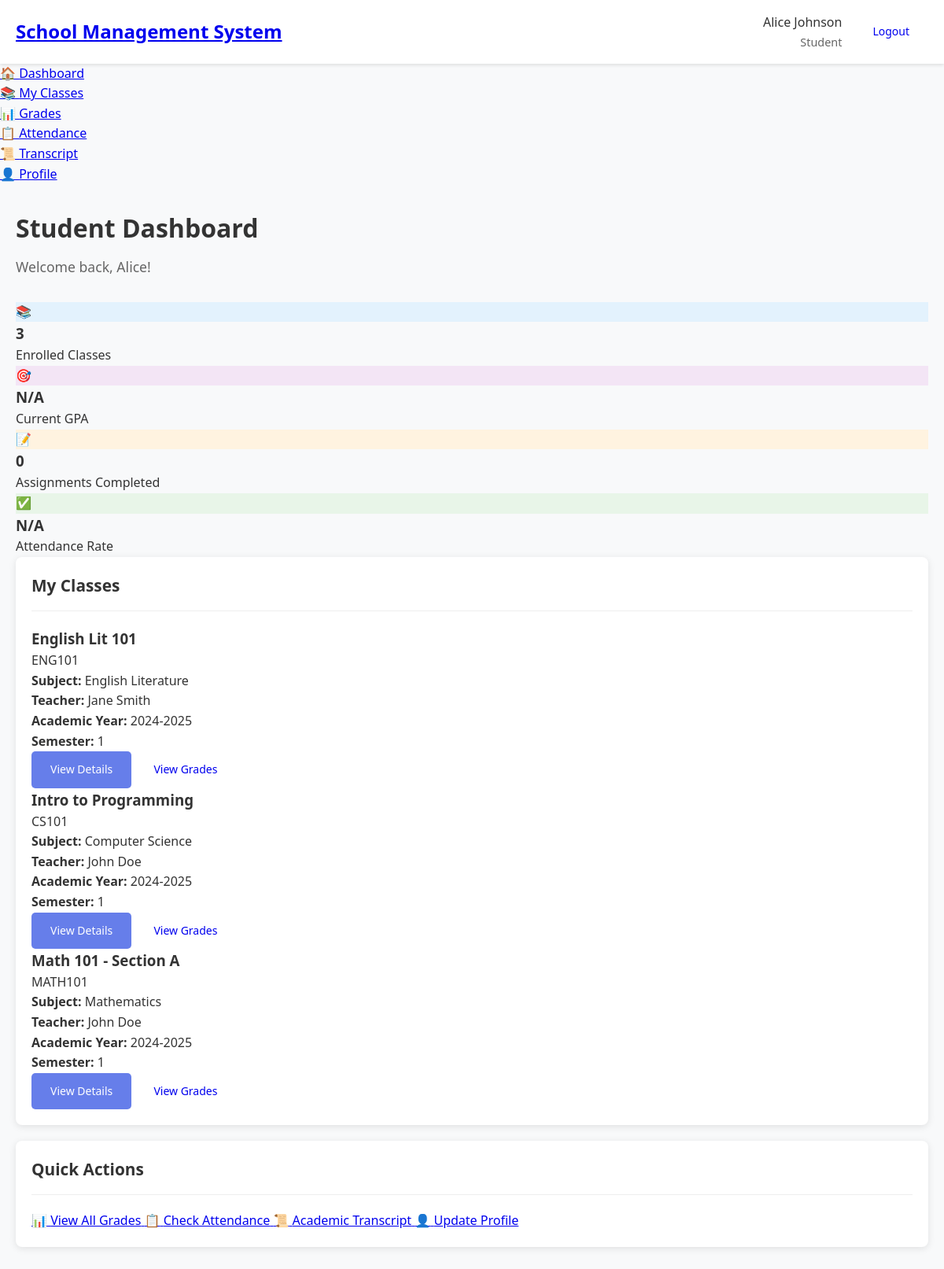
/student/dashboard.php (signed in), run on the app's committed database.
### tables this page shows
CREATE TABLE classes (
    id INT PRIMARY KEY AUTO_INCREMENT,
    name VARCHAR(100) NOT NULL,
    subject_id INT,
    teacher_id INT,
    academic_year VARCHAR(20) NOT NULL,
    semester ENUM('1', '2') NOT NULL,
    max_students INT DEFAULT 30,
    created_at TIMESTAMP DEFAULT CURRENT_TIMESTAMP,
    FOREIGN KEY (subject_id) REFERENCES subjects(id) ON DELETE SET NULL,
    FOREIGN KEY (teacher_id) REFERENCES users(id) ON DELETE SET NULL
);

CREATE TABLE subjects (
    id INT PRIMARY KEY AUTO_INCREMENT,
    name VARCHAR(100) NOT NULL,
    code VARCHAR(20) UNIQUE NOT NULL,
    description TEXT,
    created_at TIMESTAMP DEFAULT CURRENT_TIMESTAMP
);

CREATE TABLE users (
    id INT PRIMARY KEY AUTO_INCREMENT,
    username VARCHAR(50) UNIQUE NOT NULL,
    email VARCHAR(100) UNIQUE NOT NULL,
    password VARCHAR(255) NOT NULL,
    role ENUM('admin', 'teacher', 'student') NOT NULL,
    first_name VARCHAR(50) NOT NULL,
    last_name VARCHAR(50) NOT NULL,
    phone VARCHAR(20),
    address TEXT,
    date_of_birth DATE,
    created_at TIMESTAMP DEFAULT CURRENT_TIMESTAMP,
    updated_at TIMESTAMP DEFAULT CURRENT_TIMESTAMP ON UPDATE CURRENT_TIMESTAMP,
    is_active BOOLEAN DEFAULT TRUE
);

### student/dashboard.php (the view, shortened to what this page needs)
<?php
$database = new Database();
$db = $database->getConnection();
$student_id = $_SESSION['user_id'];
$query = "SELECT c.*, s.name as subject_name, s.code as subject_code,
                 u.first_name as teacher_first_name, u.last_name as teacher_last_name,
                 e.enrollment_date
          FROM classes c
          JOIN subjects s ON c.subject_id = s.id
          JOIN users u ON c.teacher_id = u.id
          JOIN enrollments e ON c.id = e.class_id
          WHERE e.student_id = :student_id AND e.status = 'active'
          ORDER BY c.name";
$stmt = $db->prepare($query);
$stmt->bindParam(":student_id", $student_id);
$stmt->execute();
$enrolled_classes = $stmt->fetchAll(PDO::FETCH_ASSOC);
$stats = [];
$stats['total_classes'] = count($enrolled_classes);
$query = "SELECT AVG((grade/max_grade)*4.0) as gpa
          FROM grades g
          JOIN classes c ON g.class_id = c.id
          JOIN enrollments e ON c.id = e.class_id
          WHERE e.student_id = :student_id AND e.status = 'active'";
$stmt = $db->prepare($query);
$stmt->bindParam(":student_id", $student_id);
$stmt->execute();
$result = $stmt->fetch(PDO::FETCH_ASSOC);
$stats['gpa'] = $result['gpa'] ? number_format($result['gpa'], 2) : 'N/A';
$query = "SELECT COUNT(*) as count
          FROM grades g
          JOIN classes c ON g.class_id = c.id
          JOIN enrollments e ON c.id = e.class_id
          WHERE e.student_id = :student_id AND e.status = 'active'";
$stmt = $db->prepare($query);
$stmt->bindParam(":student_id", $student_id);
$stmt->execute();
$stats['total_assignments'] = $stmt->fetch(PDO::FETCH_ASSOC)['count'];
$query = "SELECT
            COUNT(*) as total_records,
            SUM(CASE WHEN a.status = 'present' THEN 1 ELSE 0 END) as present_count
          FROM attendance a
          JOIN classes c ON a.class_id = c.id
          JOIN enrollments e ON c.id = e.class_id
          WHERE e.student_id = :student_id AND e.status = 'active'";
$stmt = $db->prepare($query);
$stmt->bindParam(":student_id", $student_id);
$stmt->execute();
$attendance_data = $stmt->fetch(PDO::FETCH_ASSOC);
$stats['attendance_rate'] = $attendance_data['total_records'] > 0 ?
    number_format(($attendance_data['present_count'] / $attendance_data['total_records']) * 100, 1) : 'N/A';
?>
<!DOCTYPE html>
<html lang="en">
<head>
    <link rel="stylesheet" href="../assets/css/style.css">
    <link rel="stylesheet" href="../assets/css/student.css">
</head>
<body class="dashboard logged-in">
    <?php include 'includes/navbar.php'; ?>
    <div class="dashboard-container">
        <?php include 'includes/sidebar.php'; ?>
        <main class="main-content">
            <div class="page-header">
                <h1 class="page-title">Student Dashboard</h1>
                <p class="page-subtitle">Welcome back, <?php echo $_SESSION['first_name']; ?>!</p>
            </div>
            <div class="stats-grid">
                <div class="stat-card">
                    <div class="stat-icon classes-icon">📚</div>
                    <div class="stat-content">
                        <h3><?php echo $stats['total_classes']; ?></h3>
                        <p>Enrolled Classes</p>
                    </div>
                </div>
                <div class="stat-card">
                    <div class="stat-icon gpa-icon">🎯</div>
                    <div class="stat-content">
                        <h3><?php echo $stats['gpa']; ?></h3>
                        <p>Current GPA</p>
                    </div>
                </div>
                <div class="stat-card">
                    <div class="stat-icon assignments-icon">📝</div>
                    <div class="stat-content">
                        <h3><?php echo $stats['total_assignments']; ?></h3>
                        <p>Assignments Completed</p>
                    </div>
                </div>
                <div class="stat-card">
                    <div class="stat-icon attendance-icon">✅</div>
                    <div class="stat-content">
                        <h3><?php echo $stats['attendance_rate']; ?><?php echo $stats['attendance_rate'] !== 'N/A' ? '%' : ''; ?></h3>
                        <p>Attendance Rate</p>
                    </div>
                </div>
            </div>
            <div class="dashboard-section">
                <div class="card">
                    <div class="card-header">
                        <h2 class="card-title">My Classes</h2>
                    </div>
                    <?php if(!empty($enrolled_classes)): ?>
                    <div class="classes-grid">
                        <?php foreach($enrolled_classes as $class): ?>
                        <div class="class-card">
                            <div class="class-header">
                                <h3><?php echo htmlspecialchars($class['name']); ?></h3>
                                <span class="subject-code"><?php echo htmlspecialchars($class['subject_code']); ?></span>
                            </div>
                            <div class="class-info">
                                <p><strong>Subject:</strong> <?php echo htmlspecialchars($class['subject_name']); ?></p>
                                <p><strong>Teacher:</strong> <?php echo htmlspecialchars($class['teacher_first_name'] . ' ' . $class['teacher_last_name']); ?></p>
                                <p><strong>Academic Year:</strong> <?php echo $class['academic_year']; ?></p>
                                <p><strong>Semester:</strong> <?php echo $class['semester']; ?></p>
                            </div>
                            <div class="class-actions">
                                <a href="class_details.php?id=<?php echo $class['id']; ?>" class="btn btn-primary btn-sm">View Details</a>
                                <a href="grades.php?class_id=<?php echo $class['id']; ?>" class="btn btn-secondary btn-sm">View Grades</a>
                            </div>
                        </div>
                        <?php endforeach; ?>
                    </div>
                    <?php else: ?>
                    <div class="empty-state">
                        <p>You are not enrolled in any classes yet. Contact your administrator for enrollment.</p>
                    </div>
                    <?php endif; ?>
                </div>
            </div>
            <div class="dashboard-section">
                <div class="card">
                    <div class="card-header">
                        <h2 class="card-title">Quick Actions</h2>
                    </div>
                    <div class="quick-actions">
                        <a href="grades.php" class="action-btn">
                            <span class="action-icon">📊</span>
                            <span>View All Grades</span>
                        </a>
                        <a href="attendance.php" class="action-btn">
                            <span class="action-icon">📋</span>
                            <span>Check Attendance</span>
                        </a>
                        <a href="transcript.php" class="action-btn">
                            <span class="action-icon">📜</span>
                            <span>Academic Transcript</span>
                        </a>
                        <a href="profile.php" class="action-btn">
                            <span class="action-icon">👤</span>
                            <span>Update Profile</span>
                        </a>
                    </div>
                </div>
            </div>
        </main>
    </div>
</body>
</html>

### assets/css/style.css (style rules this page uses)
* { margin: 0; padding: 0; box-sizing: border-box; }
body { font-family: "Segoe UI", Tahoma, Geneva, Verdana, sans-serif; line-height: 1.6; color: #333; background-color: #f5f5f5; }
.btn { padding: 12px 24px; border: none; border-radius: 5px; font-size: 14px; font-weight: 500; cursor: pointer; transition: all 0.3s ease; text-decoration: none; display: inline-block; text-align: center; }
.btn-primary { background: #667eea; color: white; }
.dashboard { min-height: 100vh; background-color: #f8f9fa; }
.main-content { max-width: 1200px; margin: 0 auto; padding: 30px 20px; }
.page-header { margin-bottom: 30px; }
.page-title { font-size: 2rem; color: #333; margin-bottom: 10px; }
.page-subtitle { color: #666; font-size: 1.1rem; }
.card { background: white; border-radius: 8px; box-shadow: 0 2px 10px rgba(0, 0, 0, 0.1); padding: 20px; margin-bottom: 20px; }
.card-header { border-bottom: 1px solid #eee; padding-bottom: 15px; margin-bottom: 20px; }
.card-title { font-size: 1.3rem; color: #333; margin: 0; }

### assets/css/student.css (style rules this page uses)
.classes-icon { background: #e3f2fd; }
.gpa-icon { background: #f3e5f5; }
.assignments-icon { background: #fff3e0; }
.attendance-icon { background: #e8f5e8; }

### data on the page
classes: name "English Lit 101", subject.code "ENG101", subject.name "English Literature", teacher.last_name "Jane Smith", academic_year "2024-2025", semester "1"
classes: name "Intro to Programming", subject.code "CS101", subject.name "Computer Science", teacher.last_name "John Doe", academic_year "2024-2025", semester "1"
classes: name "Math 101 - Section A", subject.code "MATH101", subject.name "Mathematics", teacher.last_name "John Doe", academic_year "2024-2025", semester "1"

### other printed values
APP_NAME "School Management System"
$_SESSION['first_name'] "Alice"
$_SESSION['last_name'] "Johnson"
$_SESSION['role'] "Student"
$stats['total_classes'] "3"
$stats['gpa'] "N/A"
$stats['total_assignments'] "0"
$stats['attendance_rate'] "N/A"
